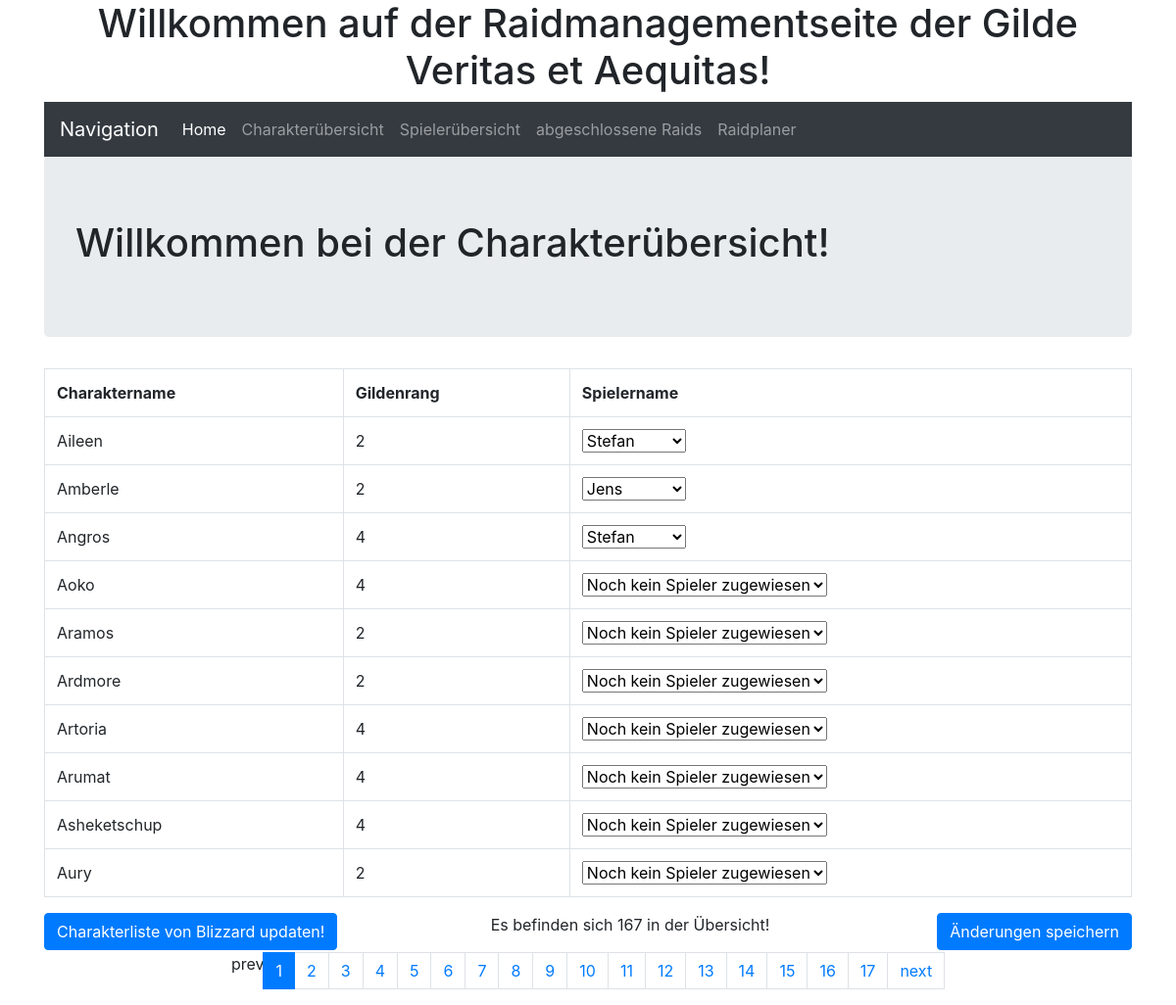
The page /Charakteruebersicht/ on the database its author committed.
### Spielerverwaltung/models.py (models this page shows, shortened)
class Gildencharakter(models.Model):
    Charaktername = models.CharField(max_length = 30, primary_key = True)
    Spielername = models.ForeignKey('Spieler', on_delete = models.CASCADE, blank = True, null = True)
    Gildenrang = models.CharField(max_length = 30, null = False, blank = False)
    class Meta:
        ordering = ['Charaktername']

### Spielerverwaltung/views.py (the view, shortened to what this page needs)
# urls.py: url(r'^Charakteruebersicht/', charoverView.as_view(), name = 'Charakteruebersicht'),
class charoverView(ListView):
    model = Gildencharakter
    template = 'Charakteruebersicht.html'
    paginate_by = 10
    def get_queryset(self):
        queryset = Gildencharakter.objects.filter(Gildenrang__lte=4 ).order_by('Charaktername')
        return queryset
    def get_context_data(self, **kwargs):
        context = super(charoverView, self).get_context_data(**kwargs)
        queryset_player = Spieler.objects.all()
        context['Spielerliste'] = queryset_player
        return context

### templates/Spielerverwaltung/gildencharakter_list.html
{% extends 'base.html' %}
{% block content %}
<div class="container">
  <div class = 'jumbotron'>
    <h1>
      Willkommen bei der Charakterübersicht!
    </h1>
  </div>
</div>
<div class = "container">
  <table class="table table-bordered">
    <tr>
      <th>Charaktername</th>
      <th>Gildenrang</th>
      <th>Spielername</th>
    </tr>
      {% for Charakter in gildencharakter_list %}
        <tr>
          <td>{{ Charakter.Charaktername }}</td>
          <td>{{ Charakter.Gildenrang }}</td>
          <td>
            <div class="dropdown">
              <select class="selectpicker" name="{{Charakter.pk}}" value="{{Charakter.pk}}" data-live-search="true" form="edit_characters">
                {% for Spieler in Spielerliste %}
                {% if Charakter.Spielername == Spieler %}
                <option class="dropdown-item" value="{{ Spieler.Spielername }}" selected>{{ Spieler.Spielername }}</option>
                {% else %}
                <option class="dropdown-item" value="{{ Spieler.Spielername }}">{{ Spieler.Spielername }}</option>
                {% endif %}
                {% endfor %}
                {% if not Charakter.Spielername %}
                <option class="dropdown-item" value="false" selected>Noch kein Spieler zugewiesen</option>
                {% endif %}
              </select>
            </div>
          </td>
        </tr>
      {% endfor %}
  </table>
  <div class = "row">
    <div class = "col">
      <form method="post" id="update_charlist">{% csrf_token %}
        <button name='update characters' type="submit" class="btn btn-primary">Charakterliste von Blizzard updaten!</button>
      </form>
    </div>
    <div class="col">
      <p>Es befinden sich {{ paginator.count }} in der Übersicht!</p>
    </div>
    <form method='post' id="edit_characters">{% csrf_token %}
      <div class="col text-right">
        <button type="submit" name="save" value="save" class="btn btn-primary">Änderungen speichern</button>
      </div>
    </form>
  </div>
</div>
<nav aria-label="Page navigation example">
  <div class="row justify-content-center align-self-center">
    <ul class="pagination">
      <li class="page-item">
        {% if page_obj.has_previous %}
          <a class='page-link' href="?page={{ page_obj.previous_page_number }}">
            prev
          </a>
        {% else %}
          <span>prev</span>
        {% endif %}
      </li>
      {% for page_number in paginator.page_range %}
        {% if page_number == page_obj.number %}
          <li class="page-item active">
            <span class="page-link">{{ page_number }}</span>
          </li>
        {% else %}
          <li>
            <a class='page-link' href="?page={{ page_number }}">
              {{ page_number }}
            </a>
          </li>
        {% endif %}
      {% endfor %}
      <li>
        {% if page_obj.has_next %}
          <a class='page-link' href="?page={{ page_obj.next_page_number }}">
            next
          </a>
        {% else %}
          <span>next</span>
        {% endif %}
      </li>
    </ul>
  </div>
</nav>
{% endblock %}

### rows shown on the page
Gildencharakter: Charaktername "Aileen", Gildenrang "2"
Gildencharakter: Charaktername "Amberle", Gildenrang "2"
Gildencharakter: Charaktername "Angros", Gildenrang "4"
Gildencharakter: Charaktername "Aoko", Gildenrang "4", Spielername+Charaktername "Noch kein Spieler zugewiesen"
Gildencharakter: Charaktername "Aramos", Gildenrang "2", Spielername+Charaktername "Noch kein Spieler zugewiesen"
Gildencharakter: Charaktername "Ardmore", Gildenrang "2", Spielername+Charaktername "Noch kein Spieler zugewiesen"
Gildencharakter: Charaktername "Artoria", Gildenrang "4", Spielername+Charaktername "Noch kein Spieler zugewiesen"
Gildencharakter: Charaktername "Arumat", Gildenrang "4", Spielername+Charaktername "Noch kein Spieler zugewiesen"
Gildencharakter: Charaktername "Asheketschup", Gildenrang "4", Spielername+Charaktername "Noch kein Spieler zugewiesen"
Gildencharakter: Charaktername "Aury", Gildenrang "2", Spielername+Charaktername "Noch kein Spieler zugewiesen"

### other values the page prints
{{ paginator.count }} "167"
{{ page_number }} "1"
{{ page_number }} "2" "3" "4" "5" "6" "7" "8" "9" "10" "11" "12" "13" "14" "15" "16" "17"
form field value "Stefan"
form field value "Jens"
